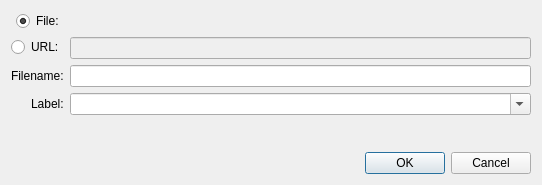
<?xml version="1.0" encoding="UTF-8"?>
<ui version="4.0">
 <class>DocumentDialog</class>
 <widget class="QDialog" name="DocumentDialog">
  <property name="geometry">
   <rect>
    <x>0</x>
    <y>0</y>
    <width>542</width>
    <height>185</height>
   </rect>
  </property>
  <property name="windowTitle">
   <string>Add Document</string>
  </property>
  <layout class="QFormLayout" name="formLayout">
   <property name="labelAlignment">
    <set>Qt::AlignRight|Qt::AlignTrailing|Qt::AlignVCenter</set>
   </property>
   <item row="0" column="0">
    <widget class="QRadioButton" name="select_file">
     <property name="text">
      <string>File:</string>
     </property>
     <property name="checked">
      <bool>true</bool>
     </property>
    </widget>
   </item>
   <item row="0" column="1">
    <widget class="FileSelectWidget" name="file" native="true">
     <property name="sizePolicy">
      <sizepolicy hsizetype="Preferred" vsizetype="Minimum">
       <horstretch>0</horstretch>
       <verstretch>0</verstretch>
      </sizepolicy>
     </property>
    </widget>
   </item>
   <item row="1" column="0">
    <widget class="QRadioButton" name="select_url">
     <property name="text">
      <string>URL:</string>
     </property>
    </widget>
   </item>
   <item row="1" column="1">
    <widget class="QLineEdit" name="url">
     <property name="enabled">
      <bool>false</bool>
     </property>
    </widget>
   </item>
   <item row="3" column="0">
    <widget class="QLabel" name="lbl_label">
     <property name="text">
      <string>Label:</string>
     </property>
    </widget>
   </item>
   <item row="5" column="1">
    <spacer name="verticalSpacer">
     <property name="orientation">
      <enum>Qt::Vertical</enum>
     </property>
     <property name="sizeHint" stdset="0">
      <size>
       <width>20</width>
       <height>40</height>
      </size>
     </property>
    </spacer>
   </item>
   <item row="6" column="1">
    <widget class="QDialogButtonBox" name="buttons">
     <property name="orientation">
      <enum>Qt::Horizontal</enum>
     </property>
     <property name="standardButtons">
      <set>QDialogButtonBox::Cancel|QDialogButtonBox::Ok</set>
     </property>
    </widget>
   </item>
   <item row="2" column="0">
    <widget class="QLabel" name="lbl_filename">
     <property name="text">
      <string>Filename:</string>
     </property>
    </widget>
   </item>
   <item row="2" column="1">
    <widget class="QLineEdit" name="filename"/>
   </item>
   <item row="3" column="1">
    <widget class="QComboBox" name="label">
     <property name="editable">
      <bool>true</bool>
     </property>
     <item>
      <property name="text">
       <string/>
      </property>
     </item>
     <item>
      <property name="text">
       <string>Datasheet</string>
      </property>
     </item>
     <item>
      <property name="text">
       <string>Drawing</string>
      </property>
     </item>
     <item>
      <property name="text">
       <string>Specifications</string>
      </property>
     </item>
     <item>
      <property name="text">
       <string>Model</string>
      </property>
     </item>
    </widget>
   </item>
  </layout>
 </widget>
 <customwidgets>
  <customwidget>
   <class>FileSelectWidget</class>
   <extends>QWidget</extends>
   <header>inventory.gui.widgets.file_select</header>
   <container>1</container>
  </customwidget>
 </customwidgets>
 <resources/>
 <connections>
  <connection>
   <sender>buttons</sender>
   <signal>accepted()</signal>
   <receiver>DocumentDialog</receiver>
   <slot>accept()</slot>
   <hints>
    <hint type="sourcelabel">
     <x>248</x>
     <y>254</y>
    </hint>
    <hint type="destinationlabel">
     <x>157</x>
     <y>274</y>
    </hint>
   </hints>
  </connection>
  <connection>
   <sender>buttons</sender>
   <signal>rejected()</signal>
   <receiver>DocumentDialog</receiver>
   <slot>reject()</slot>
   <hints>
    <hint type="sourcelabel">
     <x>316</x>
     <y>260</y>
    </hint>
    <hint type="destinationlabel">
     <x>286</x>
     <y>274</y>
    </hint>
   </hints>
  </connection>
 </connections>
</ui>
